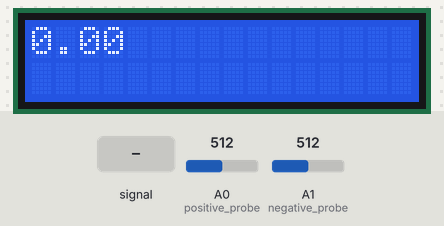
Recording of a sketch running on a simulated Arduino Uno, built with avr-gcc and run on an emulated ATmega328P. Parts: 16×2 character LCD. The inputs (shaded band) are chosen by the test bench; at power-on: A0 (positive_probe) = 512, A1 (negative_probe) = 512.

Above: at 1.2 s.
1.3 s: A0 (positive_probe) fed a 200 Hz sine of ±81 counts around its level
At 1.45 s:
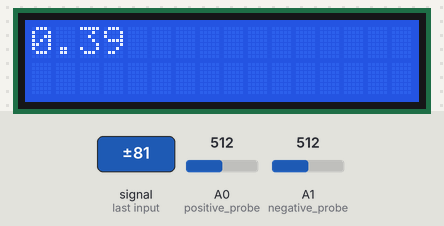
2.8 s: A0 (positive_probe) set to 716
At 4.0 s:
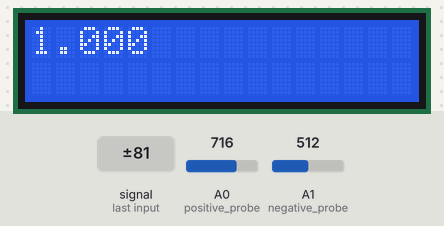
4.3 s: A1 (negative_probe) fed a 200 Hz sine of ±81 counts around its level
At 4.45 s:
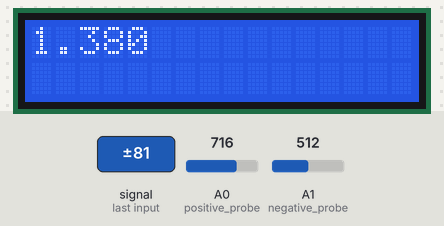
5.8 s: A1 (negative_probe) set to 716
At 7.0 s:
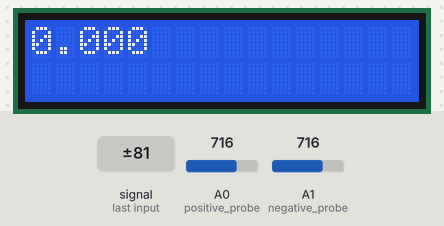
7.3 s: A0 (positive_probe) fed a 1000 Hz sine of ±255 counts around its level
At 7.46 s:
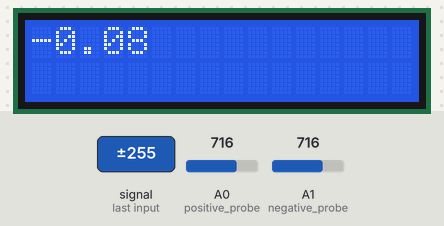
8.8 s: A1 (negative_probe) fed a 1000 Hz sine of ±255 counts around its level
At 8.97 s:
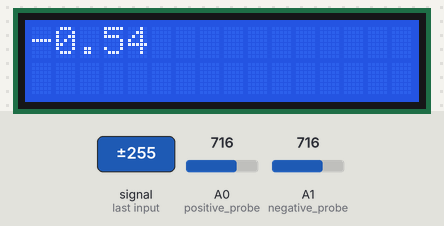
Timing chart, 0 to 11.3 s (numbered marks = the images above; inputs shaded):
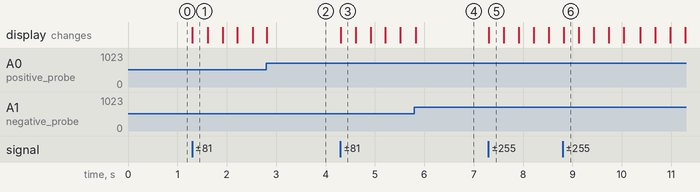

Measured:
- after the input at 1.3 s, the display: changes at once (image 1)
- after the input at 4.3 s, the display: changes at once (image 3)
- after the input at 7.3 s, the display: changes at once (image 5)

The sketch:

lab8_2.ino
```cpp
#include <LiquidCrystal_I2C.h>

LiquidCrystal_I2C display = LiquidCrystal_I2C(0x27, 16, 2);

uint8_t positive_probe = A0;
uint8_t negative_probe = A1;

void setup() {
  // put your setup code here, to run once:
  display.init();
  display.backlight();

  pinMode(positive_probe, INPUT);
  pinMode(negative_probe, INPUT);
}

void loop() {
  // put your main code here, to run repeatedly:
  double positive = analogRead(positive_probe);
  double negative = analogRead(negative_probe);

  double differential = 5.0 * ((positive - negative)/1024);
  display.setCursor(0, 0);
  display.print(differential);

}
```
